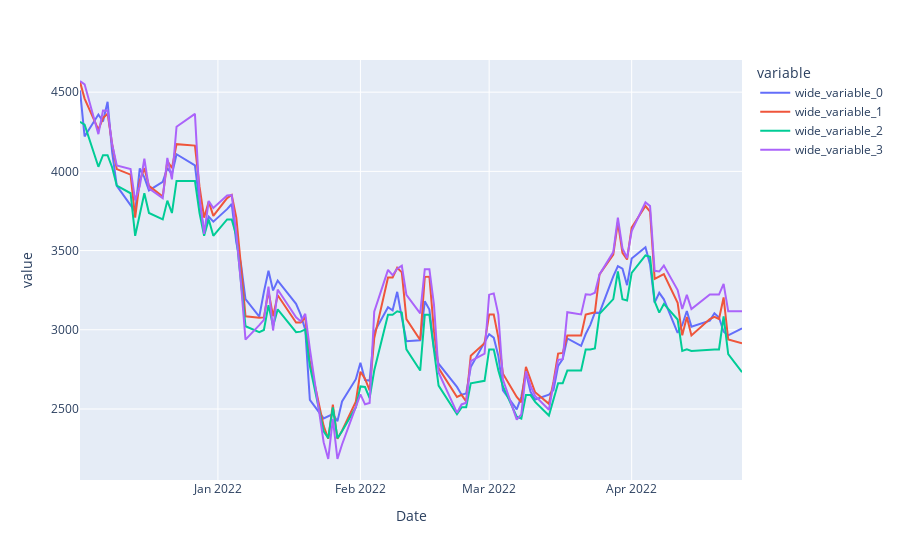

The code cell stored with this chart in its notebook:
### Code cell
gb_01 = GradientBoostingRegressor(random_state = 10 ,  criterion='squared_error', n_estimators = 55,min_samples_split=10, learning_rate=0.05)
gb_005 = GradientBoostingRegressor(random_state = 10 , criterion='squared_error', n_estimators = 55,min_samples_split=10, learning_rate=0.1)
gb_02 = GradientBoostingRegressor(random_state = 10 ,  criterion='squared_error', n_estimators = 55,min_samples_split=10, learning_rate=0.2)
df = pd.DataFrame(columns = ['MAE', 'MSE', 'R2'], index = ['0.05','0.1', '0.2'])
show_results(df,X_train_cv, X_test_cv, y_train_cv, y_test_cv,gb_005, gb_01, gb_02)
